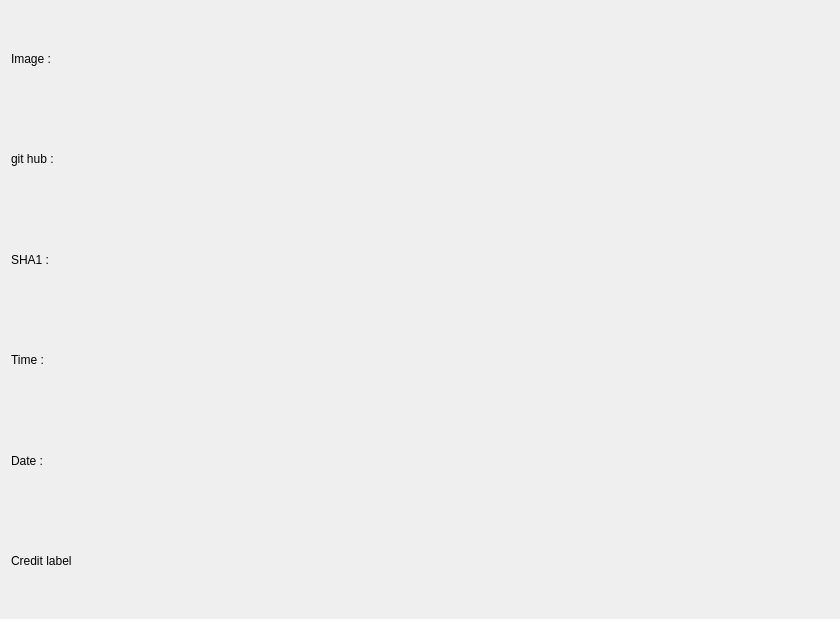
<?xml version="1.0" encoding="UTF-8"?>
<ui version="4.0">
 <class>CreditBoxDialog</class>
 <widget class="QDialog" name="CreditBoxDialog">
  <property name="geometry">
   <rect>
    <x>0</x>
    <y>0</y>
    <width>840</width>
    <height>619</height>
   </rect>
  </property>
  <property name="windowTitle">
   <string>Crédit</string>
  </property>
  <layout class="QVBoxLayout" name="verticalLayout">
   <item>
    <widget class="QLabel" name="labelPhoto">
     <property name="text">
      <string>Image :</string>
     </property>
    </widget>
   </item>
   <item>
    <widget class="QLabel" name="labelgithub">
     <property name="text">
      <string>git hub :</string>
     </property>
    </widget>
   </item>
   <item>
    <widget class="QLabel" name="labelSHA1">
     <property name="text">
      <string>SHA1 :</string>
     </property>
    </widget>
   </item>
   <item>
    <widget class="QLabel" name="labelCompileTime">
     <property name="text">
      <string>Time : </string>
     </property>
    </widget>
   </item>
   <item>
    <widget class="QLabel" name="labelCompileDate">
     <property name="text">
      <string>Date : </string>
     </property>
    </widget>
   </item>
   <item>
    <widget class="QLabel" name="labelcredit">
     <property name="text">
      <string>Credit label</string>
     </property>
    </widget>
   </item>
  </layout>
 </widget>
 <resources/>
 <connections/>
</ui>
